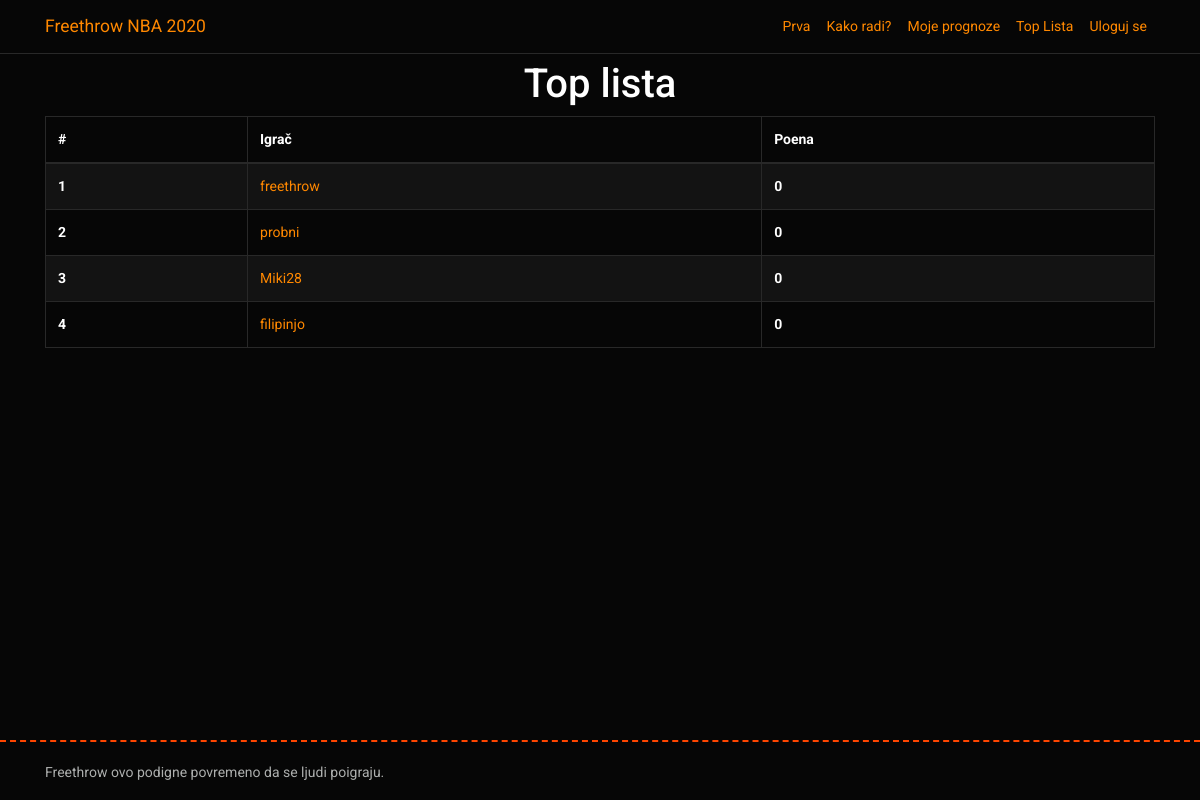
The app's page /scoreboard with its own data.
### models.py (models this page shows, shortened)
class User(UserMixin, db.Model):
    __tablename__ = 'users'
    id = db.Column(db.Integer, primary_key = True)
    username = db.Column(db.String(64), unique = True, index = True)
    password_hash = db.Column(db.String(128))
    is_admin = db.Column(db.Boolean(),default=False)
    score = db.Column(db.Integer(),default=0)
    @property
    def password(self):
        raise AttributeError('password not readable')

### main/views.py (the view)
@main.route('/scoreboard')
def scoreboard():
    users = User.query.order_by(User.score.desc()).all()
    return render_template('main/scoreboard.html', users = users)

### templates/main/scoreboard.html (shortened to what this page needs)
{% extends "base.html" %}
{% import "bootstrap/wtf.html" as wtf %}
{% block content %}
<h3 class="text-center">Top lista</h3>
<table class="table table-striped table-bordered">
  <thead class="thead-inverse">
    <tr>
      <th>#</th>
      <th>Igrač</th>
      <th>Poena</th>
    </tr>
  </thead>
  <tbody>
  {% for user in users %}
    <tr {% if loop.index<11 %} class=""{% endif %}>
      <th scope="row">{{ loop.index }}</th>
      <td><a href="{{ url_for('main.user_page', id=user.id) }}">{{ user.username }}</a></td>
      <td><strong>{{ user.score }}</strong></td>
    </tr>
    {% endfor %}
  </tbody>
</table>
{% endblock %}

### templates/base.html (style rules this page uses)
html { position: relative; min-height: 100%; }
a { color:#ff8800 !important; text-decoration:none; }

### records on screen
User: username "freethrow", score "0"
User: username "probni", score "0"
User: username "Miki28", score "0"
User: username "filipinjo", score "0"
